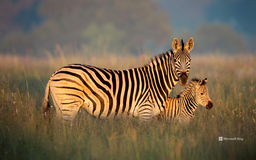
#> input picture Assignment_4/c.png, 256 x 160 px, shrunk from 1920 x 1200 before the run
$ python q8.py
#> lines starting #> are read from the running program, lines starting #| are printed output that depends on the picture
import cv2
import numpy as np
import time

# Define the path to the image
image_path = 'c.png'

# Load the image
img = cv2.imread(image_path)
#> img is the input picture: shape (160, 256, 3); mean B, G, R 79.4, 102, 118.2
print("Shape of original image array: ", img.shape)
#| Shape of original image array:  (160, 256, 3)
print("Data type of original image array: ", img.dtype)
#| Data type of original image array:  uint8

# Convert the image from BGR to RGB
img_rgb = cv2.cvtColor(img, cv2.COLOR_BGR2RGB)

# Compute the grayscale image by taking the mean of the RGB values
X = np.mean(img_rgb, axis=-1).astype(np.uint8)
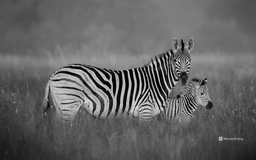
#> X: shape (160, 256); min 0, max 227, mean 99.5
print("Shape of grayscale image array (X): ", X.shape)
#| Shape of grayscale image array (X):  (160, 256)
print("Data type of grayscale image array (X): ", X.dtype)
#| Data type of grayscale image array (X):  uint8

# Compute the transpose of X and the dot product of X and its transpose using NumPy
start_time = time.time()
Y = X.T
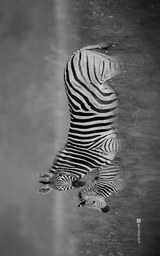
#> Y: shape (256, 160); min 0, max 227, mean 99.5
Z = np.dot(X, Y)
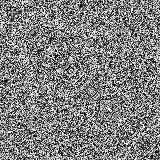
#> Z: shape (160, 160); min 0, max 255, mean 127.5
end_time = time.time()
print("Computation time with NumPy: ", end_time - start_time)

# Convert the numpy array X to a list
X_list = X.tolist()
#> X_list = 160 items
print(X_list)
#> (printed output is left out)

# Compute the transpose of X_list and the dot product of X_list and its transpose without using NumPy
start_time = time.time()
Y_list = list(map(list, zip(*X_list)))
#> Y_list = 256 items
print("Shape of transpose of X_list (Y_list): ", len(Y_list), "x", len(Y_list[0]))
print(Y_list)

Z_list = [[sum(a*b for a, b in zip(X_row, Y_col)) for Y_col in zip(*Y_list)] for X_row in X_list]
#> Z_list = 160 items
end_time = time.time()
print(Z_list)
print("Computation time without NumPy: ", end_time - start_time)

$ run again, with Assignment_4/a.png copied over Assignment_4/c.png
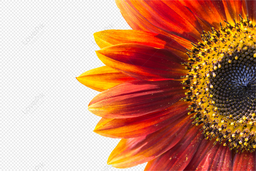
#> input picture Assignment_4/a.png, 256 x 171 px, shrunk from 1200 x 800 before the run
#> img is the input picture: shape (171, 256, 3); mean B, G, R 116.5, 142.8, 201.1
#| Shape of original image array:  (171, 256, 3)
#| Data type of original image array:  uint8
#| Shape of grayscale image array (X):  (171, 256)
#| Data type of grayscale image array (X):  uint8
#> `Y = X.T`:
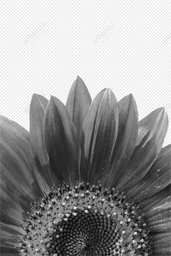
#> Y: shape (256, 171); min 0, max 255, mean 153.3
#> `Z = np.dot(X, Y)`:
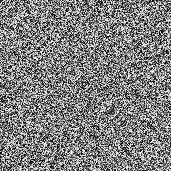
#> Z: shape (171, 171); min 0, max 255, mean 127.8
#> X_list = 171 items
#> (printed output is left out)
#> Y_list = 256 items
#> Z_list = 171 items

$ run again, with Assignment_4/b.png copied over Assignment_4/c.png
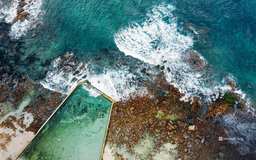
#> input picture Assignment_4/b.png, 256 x 160 px, shrunk from 1920 x 1200 before the run
#> img is the input picture: shape (160, 256, 3); mean B, G, R 116.4, 118.5, 92
#| Shape of original image array:  (160, 256, 3)
#| Data type of original image array:  uint8
#| Shape of grayscale image array (X):  (160, 256)
#| Data type of grayscale image array (X):  uint8
#> `Y = X.T`:
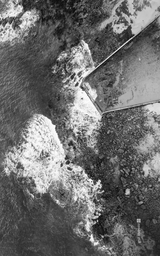
#> Y: shape (256, 160); min 7, max 255, mean 108.6
#> `Z = np.dot(X, Y)`:
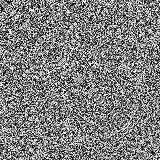
#> Z: shape (160, 160); min 0, max 255, mean 127
#> X_list = 160 items
#> (printed output is left out)
#> Y_list = 256 items
#> Z_list = 160 items
